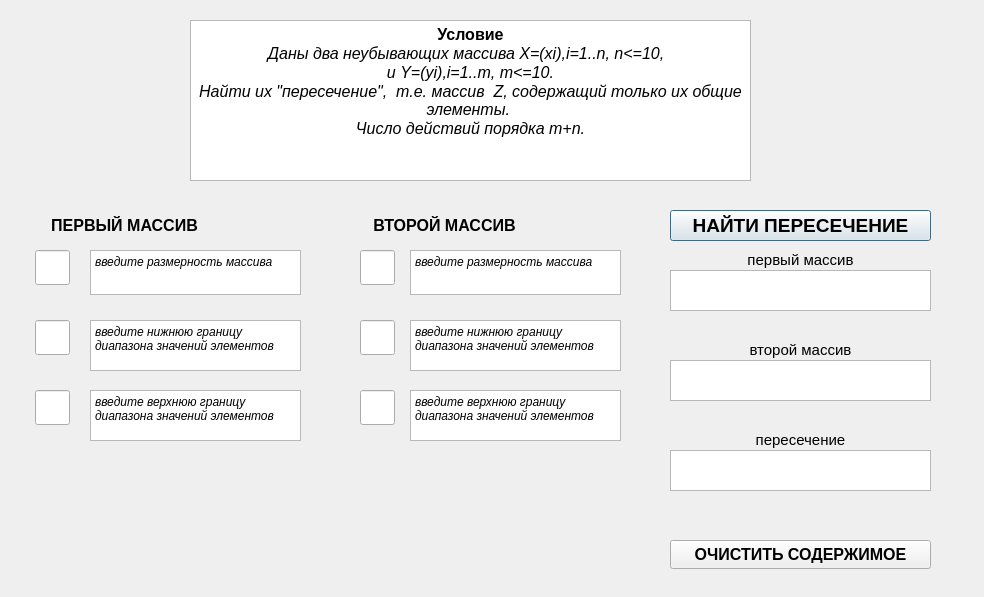
<?xml version="1.0" encoding="UTF-8"?>
<ui version="4.0">
 <class>task2</class>
 <widget class="QDialog" name="task2">
  <property name="geometry">
   <rect>
    <x>0</x>
    <y>0</y>
    <width>984</width>
    <height>597</height>
   </rect>
  </property>
  <property name="font">
   <font>
    <pointsize>12</pointsize>
    <bold>true</bold>
   </font>
  </property>
  <property name="windowTitle">
   <string>Dialog</string>
  </property>
  <widget class="QTextEdit" name="textEdit">
   <property name="geometry">
    <rect>
     <x>190</x>
     <y>20</y>
     <width>561</width>
     <height>161</height>
    </rect>
   </property>
   <property name="readOnly">
    <bool>true</bool>
   </property>
   <property name="html">
    <string>&lt;!DOCTYPE HTML PUBLIC &quot;-//W3C//DTD HTML 4.0//EN&quot; &quot;http://www.w3.org/TR/REC-html40/strict.dtd&quot;&gt;
&lt;html&gt;&lt;head&gt;&lt;meta name=&quot;qrichtext&quot; content=&quot;1&quot; /&gt;&lt;meta charset=&quot;utf-8&quot; /&gt;&lt;style type=&quot;text/css&quot;&gt;
p, li { white-space: pre-wrap; }
hr { height: 1px; border-width: 0; }
li.unchecked::marker { content: &quot;\2610&quot;; }
li.checked::marker { content: &quot;\2612&quot;; }
&lt;/style&gt;&lt;/head&gt;&lt;body style=&quot; font-family:'Segoe UI'; font-size:12pt; font-weight:700; font-style:normal;&quot;&gt;
&lt;p align=&quot;center&quot; style=&quot; margin-top:0px; margin-bottom:0px; margin-left:0px; margin-right:0px; -qt-block-indent:0; text-indent:0px;&quot;&gt;Условие&lt;/p&gt;
&lt;p align=&quot;center&quot; style=&quot; margin-top:0px; margin-bottom:0px; margin-left:0px; margin-right:0px; -qt-block-indent:0; text-indent:0px;&quot;&gt;&lt;span style=&quot; font-weight:400; font-style:italic;&quot;&gt;Даны два неубывающих массива X=(xi),i=1..n, n&amp;lt;=10,  &lt;/span&gt;&lt;/p&gt;
&lt;p align=&quot;center&quot; style=&quot; margin-top:0px; margin-bottom:0px; margin-left:0px; margin-right:0px; -qt-block-indent:0; text-indent:0px;&quot;&gt;&lt;span style=&quot; font-weight:400; font-style:italic;&quot;&gt;и Y=(yi),i=1..m, m&amp;lt;=10.&lt;/span&gt;&lt;/p&gt;
&lt;p align=&quot;center&quot; style=&quot; margin-top:0px; margin-bottom:0px; margin-left:0px; margin-right:0px; -qt-block-indent:0; text-indent:0px;&quot;&gt;&lt;span style=&quot; font-weight:400; font-style:italic;&quot;&gt;Найти их &amp;quot;пересечение&amp;quot;,  т.е. массив  Z, содержащий только их общие элементы. &lt;/span&gt;&lt;/p&gt;
&lt;p align=&quot;center&quot; style=&quot; margin-top:0px; margin-bottom:0px; margin-left:0px; margin-right:0px; -qt-block-indent:0; text-indent:0px;&quot;&gt;&lt;span style=&quot; font-weight:400; font-style:italic;&quot;&gt;Число действий порядка m+n.&lt;/span&gt;&lt;/p&gt;&lt;/body&gt;&lt;/html&gt;</string>
   </property>
  </widget>
  <widget class="QLineEdit" name="lineEdit">
   <property name="geometry">
    <rect>
     <x>35</x>
     <y>250</y>
     <width>35</width>
     <height>35</height>
    </rect>
   </property>
   <property name="font">
    <font>
     <pointsize>10</pointsize>
     <bold>false</bold>
    </font>
   </property>
   <property name="alignment">
    <set>Qt::AlignmentFlag::AlignCenter</set>
   </property>
  </widget>
  <widget class="QLabel" name="label_2">
   <property name="geometry">
    <rect>
     <x>325</x>
     <y>210</y>
     <width>239</width>
     <height>31</height>
    </rect>
   </property>
   <property name="text">
    <string>ВТОРОЙ МАССИВ</string>
   </property>
   <property name="alignment">
    <set>Qt::AlignmentFlag::AlignCenter</set>
   </property>
  </widget>
  <widget class="QLineEdit" name="lineEdit_2">
   <property name="geometry">
    <rect>
     <x>360</x>
     <y>250</y>
     <width>35</width>
     <height>35</height>
    </rect>
   </property>
   <property name="font">
    <font>
     <pointsize>10</pointsize>
     <bold>false</bold>
    </font>
   </property>
   <property name="alignment">
    <set>Qt::AlignmentFlag::AlignCenter</set>
   </property>
  </widget>
  <widget class="QTextEdit" name="textEdit_2">
   <property name="geometry">
    <rect>
     <x>90</x>
     <y>250</y>
     <width>211</width>
     <height>45</height>
    </rect>
   </property>
   <property name="font">
    <font>
     <pointsize>10</pointsize>
     <italic>true</italic>
     <bold>false</bold>
    </font>
   </property>
   <property name="readOnly">
    <bool>true</bool>
   </property>
   <property name="html">
    <string>&lt;!DOCTYPE HTML PUBLIC &quot;-//W3C//DTD HTML 4.0//EN&quot; &quot;http://www.w3.org/TR/REC-html40/strict.dtd&quot;&gt;
&lt;html&gt;&lt;head&gt;&lt;meta name=&quot;qrichtext&quot; content=&quot;1&quot; /&gt;&lt;meta charset=&quot;utf-8&quot; /&gt;&lt;style type=&quot;text/css&quot;&gt;
p, li { white-space: pre-wrap; }
hr { height: 1px; border-width: 0; }
li.unchecked::marker { content: &quot;\2610&quot;; }
li.checked::marker { content: &quot;\2612&quot;; }
&lt;/style&gt;&lt;/head&gt;&lt;body style=&quot; font-family:'Segoe UI'; font-size:10pt; font-weight:400; font-style:italic;&quot;&gt;
&lt;p style=&quot; margin-top:0px; margin-bottom:0px; margin-left:0px; margin-right:0px; -qt-block-indent:0; text-indent:0px;&quot;&gt;&lt;span style=&quot; font-size:9pt;&quot;&gt;введите размерность массива&lt;/span&gt;&lt;/p&gt;&lt;/body&gt;&lt;/html&gt;</string>
   </property>
  </widget>
  <widget class="QLabel" name="label_1">
   <property name="geometry">
    <rect>
     <x>5</x>
     <y>200</y>
     <width>239</width>
     <height>51</height>
    </rect>
   </property>
   <property name="text">
    <string>ПЕРВЫЙ МАССИВ</string>
   </property>
   <property name="alignment">
    <set>Qt::AlignmentFlag::AlignCenter</set>
   </property>
  </widget>
  <widget class="QTextEdit" name="textEdit_3">
   <property name="geometry">
    <rect>
     <x>410</x>
     <y>250</y>
     <width>211</width>
     <height>45</height>
    </rect>
   </property>
   <property name="font">
    <font>
     <pointsize>10</pointsize>
     <italic>true</italic>
     <bold>false</bold>
    </font>
   </property>
   <property name="readOnly">
    <bool>true</bool>
   </property>
   <property name="html">
    <string>&lt;!DOCTYPE HTML PUBLIC &quot;-//W3C//DTD HTML 4.0//EN&quot; &quot;http://www.w3.org/TR/REC-html40/strict.dtd&quot;&gt;
&lt;html&gt;&lt;head&gt;&lt;meta name=&quot;qrichtext&quot; content=&quot;1&quot; /&gt;&lt;meta charset=&quot;utf-8&quot; /&gt;&lt;style type=&quot;text/css&quot;&gt;
p, li { white-space: pre-wrap; }
hr { height: 1px; border-width: 0; }
li.unchecked::marker { content: &quot;\2610&quot;; }
li.checked::marker { content: &quot;\2612&quot;; }
&lt;/style&gt;&lt;/head&gt;&lt;body style=&quot; font-family:'Segoe UI'; font-size:10pt; font-weight:400; font-style:italic;&quot;&gt;
&lt;p style=&quot; margin-top:0px; margin-bottom:0px; margin-left:0px; margin-right:0px; -qt-block-indent:0; text-indent:0px;&quot;&gt;&lt;span style=&quot; font-size:9pt;&quot;&gt;введите размерность массива&lt;/span&gt;&lt;/p&gt;&lt;/body&gt;&lt;/html&gt;</string>
   </property>
  </widget>
  <widget class="QLineEdit" name="lineEdit_3">
   <property name="geometry">
    <rect>
     <x>35</x>
     <y>320</y>
     <width>35</width>
     <height>35</height>
    </rect>
   </property>
   <property name="font">
    <font>
     <pointsize>10</pointsize>
     <bold>false</bold>
    </font>
   </property>
   <property name="alignment">
    <set>Qt::AlignmentFlag::AlignCenter</set>
   </property>
  </widget>
  <widget class="QLineEdit" name="lineEdit_4">
   <property name="geometry">
    <rect>
     <x>35</x>
     <y>390</y>
     <width>35</width>
     <height>35</height>
    </rect>
   </property>
   <property name="font">
    <font>
     <pointsize>10</pointsize>
     <bold>false</bold>
    </font>
   </property>
   <property name="alignment">
    <set>Qt::AlignmentFlag::AlignCenter</set>
   </property>
  </widget>
  <widget class="QTextEdit" name="textEdit_4">
   <property name="geometry">
    <rect>
     <x>90</x>
     <y>320</y>
     <width>211</width>
     <height>51</height>
    </rect>
   </property>
   <property name="font">
    <font>
     <pointsize>10</pointsize>
     <italic>true</italic>
     <bold>false</bold>
    </font>
   </property>
   <property name="readOnly">
    <bool>true</bool>
   </property>
   <property name="html">
    <string>&lt;!DOCTYPE HTML PUBLIC &quot;-//W3C//DTD HTML 4.0//EN&quot; &quot;http://www.w3.org/TR/REC-html40/strict.dtd&quot;&gt;
&lt;html&gt;&lt;head&gt;&lt;meta name=&quot;qrichtext&quot; content=&quot;1&quot; /&gt;&lt;meta charset=&quot;utf-8&quot; /&gt;&lt;style type=&quot;text/css&quot;&gt;
p, li { white-space: pre-wrap; }
hr { height: 1px; border-width: 0; }
li.unchecked::marker { content: &quot;\2610&quot;; }
li.checked::marker { content: &quot;\2612&quot;; }
&lt;/style&gt;&lt;/head&gt;&lt;body style=&quot; font-family:'Segoe UI'; font-size:10pt; font-weight:400; font-style:italic;&quot;&gt;
&lt;p style=&quot; margin-top:0px; margin-bottom:0px; margin-left:0px; margin-right:0px; -qt-block-indent:0; text-indent:0px;&quot;&gt;&lt;span style=&quot; font-size:9pt;&quot;&gt;введите нижнюю границу диапазона значений элементов&lt;/span&gt;&lt;/p&gt;&lt;/body&gt;&lt;/html&gt;</string>
   </property>
  </widget>
  <widget class="QTextEdit" name="textEdit_5">
   <property name="geometry">
    <rect>
     <x>90</x>
     <y>390</y>
     <width>211</width>
     <height>51</height>
    </rect>
   </property>
   <property name="font">
    <font>
     <pointsize>10</pointsize>
     <italic>true</italic>
     <bold>false</bold>
    </font>
   </property>
   <property name="readOnly">
    <bool>true</bool>
   </property>
   <property name="html">
    <string>&lt;!DOCTYPE HTML PUBLIC &quot;-//W3C//DTD HTML 4.0//EN&quot; &quot;http://www.w3.org/TR/REC-html40/strict.dtd&quot;&gt;
&lt;html&gt;&lt;head&gt;&lt;meta name=&quot;qrichtext&quot; content=&quot;1&quot; /&gt;&lt;meta charset=&quot;utf-8&quot; /&gt;&lt;style type=&quot;text/css&quot;&gt;
p, li { white-space: pre-wrap; }
hr { height: 1px; border-width: 0; }
li.unchecked::marker { content: &quot;\2610&quot;; }
li.checked::marker { content: &quot;\2612&quot;; }
&lt;/style&gt;&lt;/head&gt;&lt;body style=&quot; font-family:'Segoe UI'; font-size:10pt; font-weight:400; font-style:italic;&quot;&gt;
&lt;p style=&quot; margin-top:0px; margin-bottom:0px; margin-left:0px; margin-right:0px; -qt-block-indent:0; text-indent:0px;&quot;&gt;&lt;span style=&quot; font-size:9pt;&quot;&gt;введите верхнюю границу диапазона значений элементов&lt;/span&gt;&lt;/p&gt;&lt;/body&gt;&lt;/html&gt;</string>
   </property>
  </widget>
  <widget class="QTextEdit" name="textEdit_6">
   <property name="geometry">
    <rect>
     <x>410</x>
     <y>320</y>
     <width>211</width>
     <height>51</height>
    </rect>
   </property>
   <property name="font">
    <font>
     <pointsize>10</pointsize>
     <italic>true</italic>
     <bold>false</bold>
    </font>
   </property>
   <property name="readOnly">
    <bool>true</bool>
   </property>
   <property name="html">
    <string>&lt;!DOCTYPE HTML PUBLIC &quot;-//W3C//DTD HTML 4.0//EN&quot; &quot;http://www.w3.org/TR/REC-html40/strict.dtd&quot;&gt;
&lt;html&gt;&lt;head&gt;&lt;meta name=&quot;qrichtext&quot; content=&quot;1&quot; /&gt;&lt;meta charset=&quot;utf-8&quot; /&gt;&lt;style type=&quot;text/css&quot;&gt;
p, li { white-space: pre-wrap; }
hr { height: 1px; border-width: 0; }
li.unchecked::marker { content: &quot;\2610&quot;; }
li.checked::marker { content: &quot;\2612&quot;; }
&lt;/style&gt;&lt;/head&gt;&lt;body style=&quot; font-family:'Segoe UI'; font-size:10pt; font-weight:400; font-style:italic;&quot;&gt;
&lt;p style=&quot; margin-top:0px; margin-bottom:0px; margin-left:0px; margin-right:0px; -qt-block-indent:0; text-indent:0px;&quot;&gt;&lt;span style=&quot; font-size:9pt;&quot;&gt;введите нижнюю границу диапазона значений элементов&lt;/span&gt;&lt;/p&gt;&lt;/body&gt;&lt;/html&gt;</string>
   </property>
  </widget>
  <widget class="QTextEdit" name="textEdit_7">
   <property name="geometry">
    <rect>
     <x>410</x>
     <y>390</y>
     <width>211</width>
     <height>51</height>
    </rect>
   </property>
   <property name="font">
    <font>
     <pointsize>10</pointsize>
     <italic>true</italic>
     <bold>false</bold>
    </font>
   </property>
   <property name="readOnly">
    <bool>true</bool>
   </property>
   <property name="html">
    <string>&lt;!DOCTYPE HTML PUBLIC &quot;-//W3C//DTD HTML 4.0//EN&quot; &quot;http://www.w3.org/TR/REC-html40/strict.dtd&quot;&gt;
&lt;html&gt;&lt;head&gt;&lt;meta name=&quot;qrichtext&quot; content=&quot;1&quot; /&gt;&lt;meta charset=&quot;utf-8&quot; /&gt;&lt;style type=&quot;text/css&quot;&gt;
p, li { white-space: pre-wrap; }
hr { height: 1px; border-width: 0; }
li.unchecked::marker { content: &quot;\2610&quot;; }
li.checked::marker { content: &quot;\2612&quot;; }
&lt;/style&gt;&lt;/head&gt;&lt;body style=&quot; font-family:'Segoe UI'; font-size:10pt; font-weight:400; font-style:italic;&quot;&gt;
&lt;p style=&quot; margin-top:0px; margin-bottom:0px; margin-left:0px; margin-right:0px; -qt-block-indent:0; text-indent:0px;&quot;&gt;&lt;span style=&quot; font-size:9pt;&quot;&gt;введите верхнюю границу диапазона значений элементов&lt;/span&gt;&lt;/p&gt;&lt;/body&gt;&lt;/html&gt;</string>
   </property>
  </widget>
  <widget class="QLineEdit" name="lineEdit_5">
   <property name="geometry">
    <rect>
     <x>360</x>
     <y>320</y>
     <width>35</width>
     <height>35</height>
    </rect>
   </property>
   <property name="font">
    <font>
     <pointsize>10</pointsize>
     <bold>false</bold>
    </font>
   </property>
   <property name="alignment">
    <set>Qt::AlignmentFlag::AlignCenter</set>
   </property>
  </widget>
  <widget class="QLineEdit" name="lineEdit_6">
   <property name="geometry">
    <rect>
     <x>360</x>
     <y>390</y>
     <width>35</width>
     <height>35</height>
    </rect>
   </property>
   <property name="font">
    <font>
     <pointsize>10</pointsize>
     <bold>false</bold>
    </font>
   </property>
   <property name="alignment">
    <set>Qt::AlignmentFlag::AlignCenter</set>
   </property>
  </widget>
  <widget class="QPushButton" name="pushButton">
   <property name="geometry">
    <rect>
     <x>670</x>
     <y>210</y>
     <width>261</width>
     <height>31</height>
    </rect>
   </property>
   <property name="font">
    <font>
     <pointsize>14</pointsize>
     <bold>true</bold>
    </font>
   </property>
   <property name="text">
    <string>НАЙТИ ПЕРЕСЕЧЕНИЕ</string>
   </property>
  </widget>
  <widget class="QTextEdit" name="textEdit_8">
   <property name="geometry">
    <rect>
     <x>670</x>
     <y>270</y>
     <width>261</width>
     <height>41</height>
    </rect>
   </property>
   <property name="font">
    <font>
     <pointsize>11</pointsize>
     <bold>false</bold>
    </font>
   </property>
   <property name="readOnly">
    <bool>true</bool>
   </property>
  </widget>
  <widget class="QTextEdit" name="textEdit_9">
   <property name="geometry">
    <rect>
     <x>670</x>
     <y>360</y>
     <width>261</width>
     <height>41</height>
    </rect>
   </property>
   <property name="font">
    <font>
     <pointsize>11</pointsize>
     <bold>false</bold>
    </font>
   </property>
   <property name="readOnly">
    <bool>true</bool>
   </property>
  </widget>
  <widget class="QTextEdit" name="textEdit_10">
   <property name="geometry">
    <rect>
     <x>670</x>
     <y>450</y>
     <width>261</width>
     <height>41</height>
    </rect>
   </property>
   <property name="font">
    <font>
     <pointsize>11</pointsize>
     <bold>false</bold>
    </font>
   </property>
   <property name="readOnly">
    <bool>true</bool>
   </property>
  </widget>
  <widget class="QLabel" name="label">
   <property name="geometry">
    <rect>
     <x>670</x>
     <y>250</y>
     <width>261</width>
     <height>20</height>
    </rect>
   </property>
   <property name="font">
    <font>
     <pointsize>11</pointsize>
     <bold>false</bold>
    </font>
   </property>
   <property name="text">
    <string>первый массив</string>
   </property>
   <property name="alignment">
    <set>Qt::AlignmentFlag::AlignCenter</set>
   </property>
  </widget>
  <widget class="QLabel" name="label_3">
   <property name="geometry">
    <rect>
     <x>670</x>
     <y>340</y>
     <width>261</width>
     <height>20</height>
    </rect>
   </property>
   <property name="font">
    <font>
     <pointsize>11</pointsize>
     <bold>false</bold>
    </font>
   </property>
   <property name="text">
    <string>второй массив</string>
   </property>
   <property name="alignment">
    <set>Qt::AlignmentFlag::AlignCenter</set>
   </property>
  </widget>
  <widget class="QLabel" name="label_4">
   <property name="geometry">
    <rect>
     <x>670</x>
     <y>430</y>
     <width>261</width>
     <height>20</height>
    </rect>
   </property>
   <property name="font">
    <font>
     <pointsize>11</pointsize>
     <bold>false</bold>
    </font>
   </property>
   <property name="text">
    <string>пересечение</string>
   </property>
   <property name="alignment">
    <set>Qt::AlignmentFlag::AlignCenter</set>
   </property>
  </widget>
  <widget class="QPushButton" name="pushButton_2">
   <property name="geometry">
    <rect>
     <x>670</x>
     <y>540</y>
     <width>261</width>
     <height>29</height>
    </rect>
   </property>
   <property name="font">
    <font>
     <pointsize>12</pointsize>
     <bold>true</bold>
    </font>
   </property>
   <property name="text">
    <string>ОЧИСТИТЬ СОДЕРЖИМОЕ</string>
   </property>
  </widget>
 </widget>
 <resources/>
 <connections/>
</ui>
